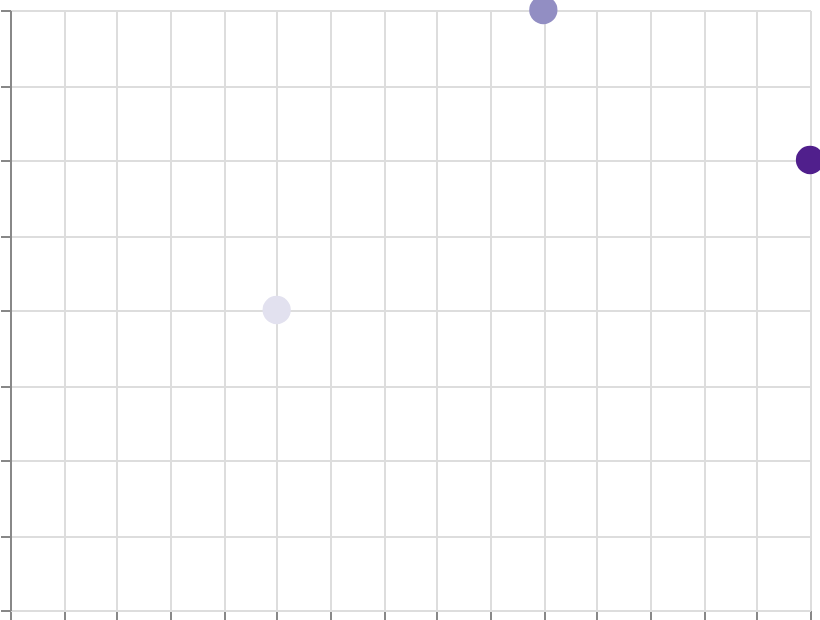

The specification (Vega-Lite) saved for this image:
### Vega specification from a JSON file in a GitHub repository (floating-point values rounded to 4 significant figures)
{"$schema": "https://vega.github.io/schema/vega/v6.json", "width": 400, "height": 300, "padding": 5, "autosize": "none", "data": [{"name": "table", "values": [{"x": 1, "y": 2, "val": 10}, {"x": 2, "y": 4, "val": 50}, {"x": 3, "y": 3, "val": 90}]}], "scales": [{"name": "x", "type": "linear", "domain": {"data": "table", "field": "x"}, "range": "width", "nice": true}, {"name": "y", "type": "linear", "domain": {"data": "table", "field": "y"}, "range": [{"signal": "height"}, 0], "nice": true}, {"name": "color", "type": "linear", "domain": {"data": "table", "field": "val"}, "range": {"scheme": "purples"}}], "marks": [{"type": "symbol", "from": {"data": "table"}, "encode": {"update": {"x": {"scale": "x", "field": "x"}, "y": {"scale": "y", "field": "y"}, "size": {"value": 200}, "fill": {"scale": "color", "field": "val"}}}}], "axes": [{"scale": "x", "orient": "bottom", "grid": true, "labels": false}, {"scale": "y", "orient": "left", "grid": true, "labels": false}], "legends": [{"fill": "color", "title": "Density"}]}
